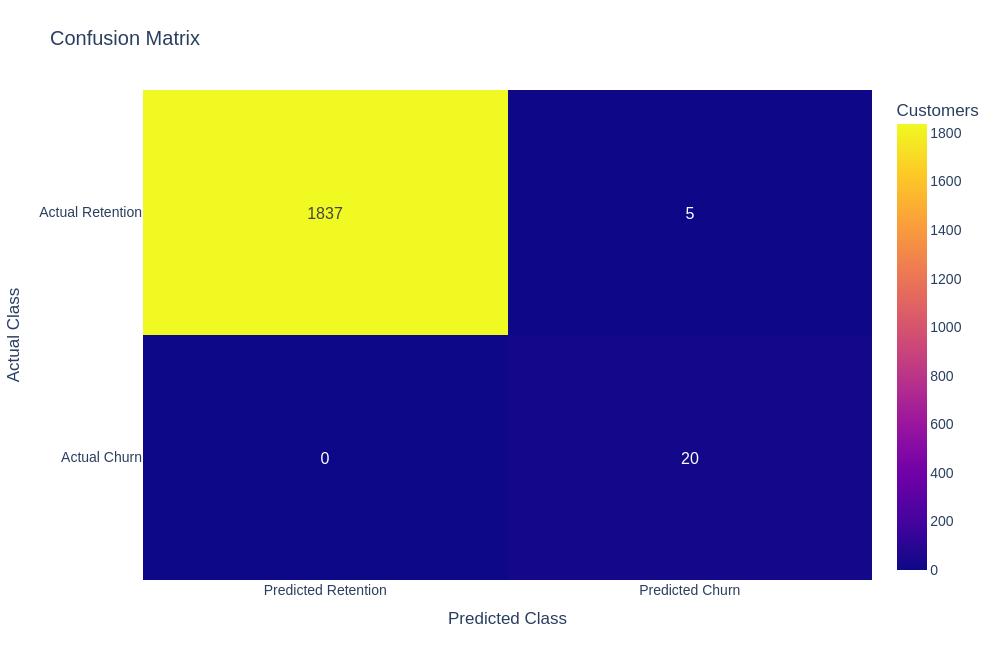

Notebook source saved alongside this figure:
### Code cell
fig = px.imshow(
    cm_df,
    text_auto=True,
    aspect="auto",
    labels=dict(
        x="Predicted class",
        y="Actual class",
        color="Customers"
    )
)

fig.update_traces(
    textfont_size=16,
    hovertemplate=(
        "Actual: %{y}<br>"
        "Predicted: %{x}<br>"
        "Customers: %{z}<extra></extra>"
    )
)

fig = apply_plotly_layout(
    fig,
    title="Confusion Matrix",
    xaxis_title="Predicted Class",
    yaxis_title="Actual Class"
)

save_plotly_figure(fig, "confusion-matrix", width=850, height=700)
fig.show()

### Figure 1 — Plotly figure (JSON) as saved in the notebook; plotly's stock layout.template omitted (floating-point values rounded to 4 significant figures)
{"data": [{"coloraxis": "coloraxis", "hovertemplate": "Actual: %{y}<br>Predicted: %{x}<br>Customers: %{z}<extra></extra>", "name": "0", "textfont": {"size": 16}, "texttemplate": "%{z}", "type": "heatmap", "x": ["Predicted Retention", "Predicted Churn"], "xaxis": "x", "y": ["Actual Retention", "Actual Churn"], "yaxis": "y", "z": [[1837, 5], [0, 20]]}], "layout": {"coloraxis": {"colorbar": {"title": {"text": "Customers"}}, "colorscale": [[0, "#0d0887"], [0.1111, "#46039f"], [0.2222, "#7201a8"], [0.3333, "#9c179e"], [0.4444, "#bd3786"], [0.5556, "#d8576b"], [0.6667, "#ed7953"], [0.7778, "#fb9f3a"], [0.8889, "#fdca26"], [1, "#f0f921"]]}, "font": {"family": "Arial", "size": 14}, "height": 650, "legend": {"orientation": "h", "x": 1, "xanchor": "right", "y": 1.02, "yanchor": "bottom"}, "margin": {"b": 70, "l": 70, "r": 40, "t": 90}, "title": {"font": {"size": 20}, "text": "Confusion Matrix"}, "width": 1000, "xaxis": {"anchor": "y", "domain": [0, 1], "title": {"text": "Predicted Class"}}, "yaxis": {"anchor": "x", "autorange": "reversed", "domain": [0, 1], "title": {"text": "Actual Class"}}}}
